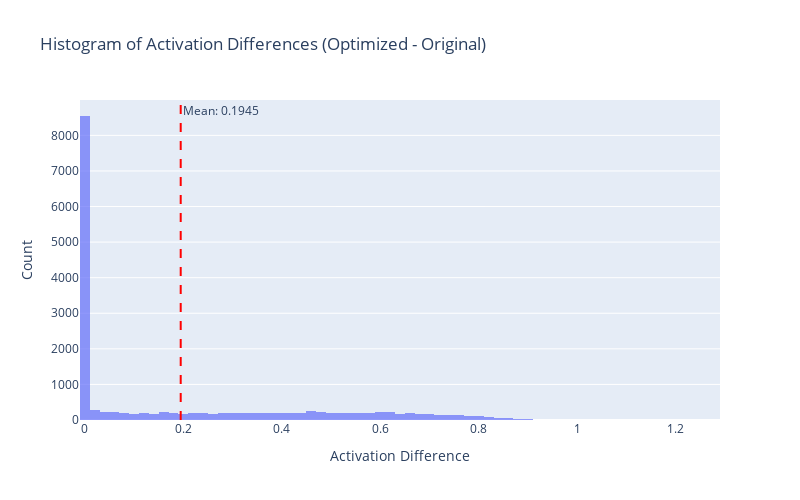

Source (notebook cell):
### Code cell
import plotly.graph_objects as go

# Use the mask to get corresponding values in S_ and S_opt
S_masked = S_.flatten()[mask.flatten()]
S_opt_masked = S_opt.flatten()[mask.flatten()]

print(S_masked.shape)
print(S_opt_masked.shape)

# Calculate the difference between corresponding activations where S_ is non-zero
activation_diff = []
for i in range(S_.numel()):
    if S_.flatten()[i] != 0:
        diff = S_opt.flatten()[i] - S_.flatten()[i]
        activation_diff.append(diff)

activation_diff = torch.tensor(activation_diff)
print(activation_diff)

print(f"Activation difference mean: {activation_diff.mean()}")
print(f"Activation difference shape: {activation_diff.shape}")

# Plotly histogram of the difference in activations
fig = go.Figure()
fig.add_trace(go.Histogram(x=activation_diff.tolist(), name='Activation Difference', opacity=0.7))

# Add a vertical line for the mean
mean_value = activation_diff.mean()
fig.add_vline(x=mean_value, line_dash="dash", line_color="red", annotation_text=f"Mean: {mean_value:.4f}", annotation_position="top right")

fig.update_layout(
    title='Histogram of Activation Differences (Optimized - Original)',
    xaxis_title='Activation Difference',
    yaxis_title='Count',
    width=800,
    height=500
)

fig.show()

### Figure 1 — Plotly figure (JSON) as saved in the notebook; plotly's stock layout.template omitted (floating-point values rounded to 4 significant figures; data arrays with more than 128 entries replaced by an {"elided": "..."} marker saying what was removed)
{"data": [{"name": "Activation Difference", "opacity": 0.7, "type": "histogram", "x": {"elided": "16384 float values"}}], "layout": {"annotations": [{"showarrow": false, "text": "Mean: 0.1945", "x": 0.1945, "xanchor": "left", "xref": "x", "y": 1, "yanchor": "top", "yref": "y domain"}], "height": 500, "shapes": [{"line": {"color": "red", "dash": "dash"}, "type": "line", "x0": 0.1945, "x1": 0.1945, "xref": "x", "y0": 0, "y1": 1, "yref": "y domain"}], "title": {"text": "Histogram of Activation Differences (Optimized - Original)"}, "width": 800, "xaxis": {"title": {"text": "Activation Difference"}}, "yaxis": {"title": {"text": "Count"}}}}
